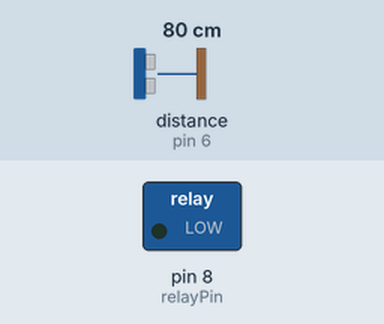
This sketch was run on a simulated Arduino Uno, built with avr-gcc and run on an emulated ATmega328P. Shown: switched loads named in the sketch (green lamp = pin HIGH). Wiring (inferred from the names in the program): ultrasonic range finder: trigger pin 7; echo pin 6. Inputs (shaded band) come from the test bench; at power-on: distance to the obstacle (sensor on pin 6) 80 cm. The echo pulse lasts 58.3 µs per cm; pins used as bus, display or sensor lines are not drawn; what the sketch prints to the serial monitor is not drawn.

Above: at 1.3 s.
1.4 s: distance to the obstacle (sensor on pin 6) set to 10 cm
4.7 s: distance to the obstacle (sensor on pin 6) set to 7 cm
At 5.9 s:
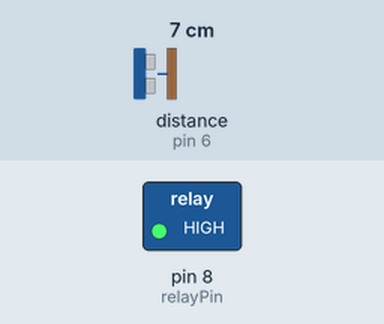
6.7 s: distance to the obstacle (sensor on pin 6) set to 19 cm
8.5 s: distance to the obstacle (sensor on pin 6) set to 23 cm
At 10.5 s:
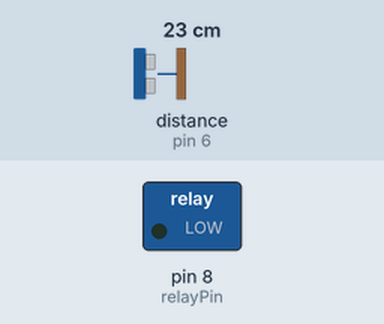
10.8 s: distance to the obstacle (sensor on pin 6) set to 2 cm
At 12.6 s:
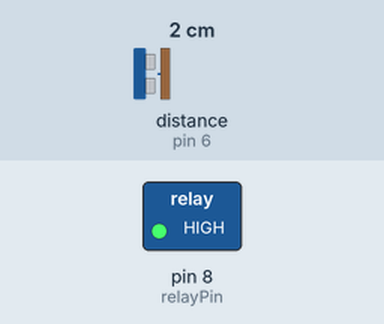
Timing chart, 0 to 13.8 s (numbered marks = the images above; inputs shaded):
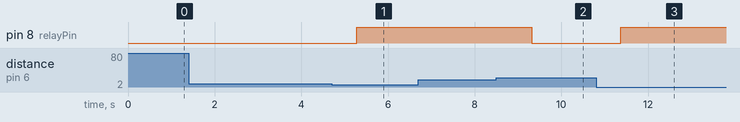

Measured:
- the behaviour switches between 9 and 8 cm on distance to the obstacle (sensor on pin 6) (found by bisection; images 0 and 1)
- the behaviour switches between 20 and 21 cm on distance to the obstacle (sensor on pin 6) (found by bisection; images 1 and 2)
- after the input at 1.4 s, every drawn part: stays the same
- after the input at 4.7 s, pin 8 (relayPin): LOW → HIGH after 0.58 s
- after the input at 6.7 s, every drawn part: stays the same
- after the input at 8.5 s, pin 8 (relayPin): HIGH → LOW after 0.82 s
- after the input at 10.8 s, pin 8 (relayPin): LOW → HIGH after 0.57 s

The sketch:

Water_Level_Automation01.ino
```cpp
/*
 * Project: Water Level Automation using Ultrasonic Sensor and Relay
 * Author: Pravin Sinh Rana
 * Contact: 9313057803
 * Instagram: @S.T.C_CREATIVE_CLUB
 *
 * Description:
 * This code automates the water pump using an ultrasonic sensor and a relay.
 * The relay turns OFF when water reaches a high level and ON when water level drops.
 * Additionally, it shows alerts for low and full water levels.
 */

// Pin Definitions
const int triggerPin = 7; // Ultrasonic Sensor Trigger Pin
const int echoPin = 6;    // Ultrasonic Sensor Echo Pin
const int relayPin = 8;   // Relay Control Pin

// Threshold Distances (in cm) for Relay Control
const int highLevelThreshold = 7;  // High Level (Tank Full)
const int lowLevelThreshold = 20;  // Low Level (Tank Empty)

// Variables
long duration; // Stores the time taken by ultrasonic waves
int distance;  // Stores the calculated distance

void setup() {
  // Branding Serial Monitor
  Serial.begin(9600);
  Serial.println("*************");
  Serial.println("*  Welcome to STC Creative Club  *");
  Serial.println("*  Water Level Automation Project *");
  Serial.println("*      By: Pravin Sinh Rana       *");
  Serial.println("*      Contact: 9313057803        *");
  Serial.println("*  Instagram: @S.T.C_CREATIVE_CLUB *");
  Serial.println("*************");

  // Pin Modes
  pinMode(triggerPin, OUTPUT);
  pinMode(echoPin, INPUT);
  pinMode(relayPin, OUTPUT);
  digitalWrite(relayPin, LOW); // Relay initially OFF
}

void loop() {
  // Generate Ultrasonic Pulse
  digitalWrite(triggerPin, LOW);
  delayMicroseconds(2);
  digitalWrite(triggerPin, HIGH);
  delayMicroseconds(10);
  digitalWrite(triggerPin, LOW);

  // Measure Echo Time
  duration = pulseIn(echoPin, HIGH);

  // Calculate Distance (in cm)
  distance = duration * 0.034 / 2;

  // Print Distance to Serial Monitor
  Serial.print("Distance: ");
  Serial.print(distance);
  Serial.println(" cm");

  // Relay Control Logic with Alerts
  if (distance <= highLevelThreshold) {
    digitalWrite(relayPin, HIGH); // Turn OFF Relay
    Serial.println("Tank Full - Relay OFF");
    Serial.println("⚠️ High Level Alert: Paani Bhar Gaya!");
  }
  else if (distance >= lowLevelThreshold) {
    digitalWrite(relayPin, LOW); // Turn ON Relay
    Serial.println("Tank Empty - Relay ON");
    Serial.println("⚠️ Low Level Alert: Paani Khatam Ho Gaya!");
  }
  else {
    Serial.println("Water Level Normal");
  }

  delay(1000); // Delay for stability
}
```
